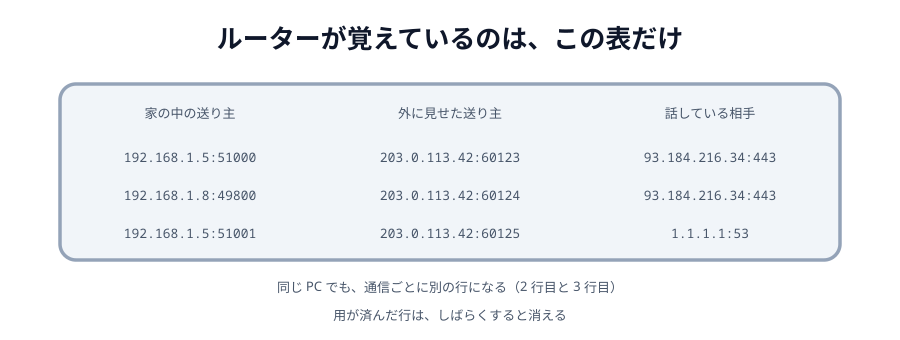

Python code for this plot:
# 03-table.svg
# スキーマ: CONTAINER（表という入れもの）+ LINK（内側の住所と外側の住所を結ぶ 1 行）

import sys

sys.path.insert(0, "/Users/seekseep/.claude/skills/genfig")
from genfig import Canvas, PALETTE

c = Canvas(900, 340)
c.text(450, 48, "ルーターが覚えているのは、この表だけ", scale="xl")

c.sticky(60, 84, 780, 176, color="gray")

c.text(190, 118, "家の中の送り主", scale="sm", fill=PALETTE["gray"]["text"])
c.text(450, 118, "外に見せた送り主", scale="sm", fill=PALETTE["gray"]["text"])
c.text(710, 118, "話している相手", scale="sm", fill=PALETTE["gray"]["text"])

rows = [
    (162, "192.168.1.5:51000", "203.0.113.42:60123", "93.184.216.34:443"),
    (200, "192.168.1.8:49800", "203.0.113.42:60124", "93.184.216.34:443"),
    (238, "192.168.1.5:51001", "203.0.113.42:60125", "1.1.1.1:53"),
]
for y, inside, outside, peer in rows:
    c.text(190, y, inside, scale="sm", font="technical")
    c.text(450, y, outside, scale="sm", font="technical")
    c.text(710, y, peer, scale="sm", font="technical")

c.text(450, 292, "同じ PC でも、通信ごとに別の行になる（2 行目と 3 行目）", scale="sm")
c.text(450, 320, "用が済んだ行は、しばらくすると消える", scale="sm")

c.save("03-table.svg")
